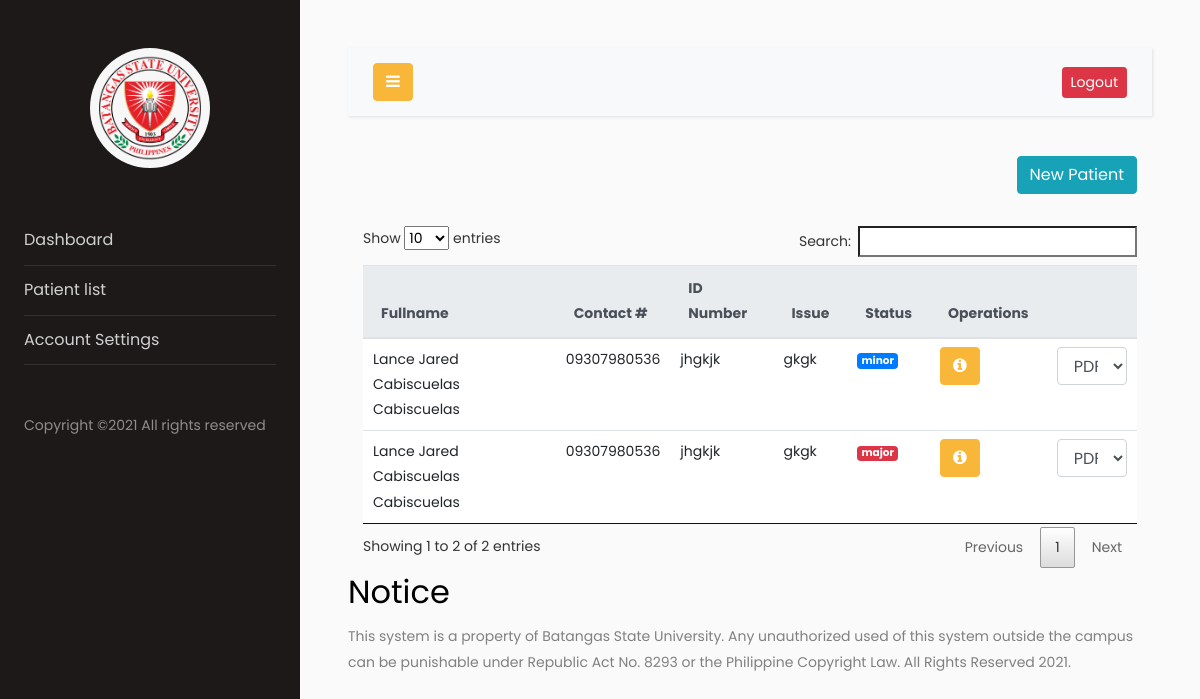
The page /pages/nurse/index.php?page=patient on the database as committed earlier.
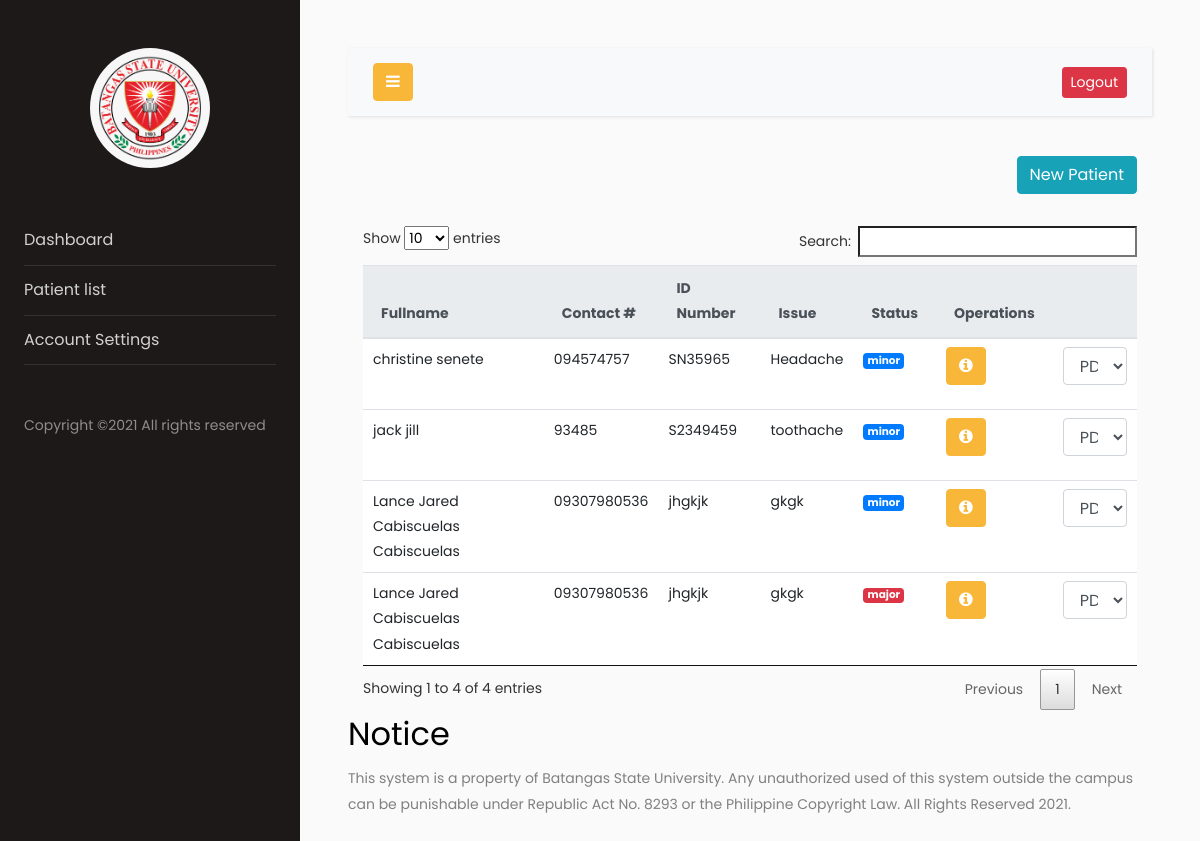
The same page on the database as committed later.
### tables this page shows
CREATE TABLE `patients` (
  `id` int(11) NOT NULL,
  `name` varchar(100) NOT NULL,
  `lastname` varchar(100) NOT NULL,
  `id_number` varchar(50) NOT NULL,
  `issue` varchar(100) NOT NULL,
  `contact_number` varchar(50) NOT NULL,
  `address` varchar(100) NOT NULL,
  `gender` varchar(20) NOT NULL,
  `note` varchar(200) NOT NULL,
  `age` varchar(20) NOT NULL,
  `guardian` varchar(100) NOT NULL,
  `medecine_take` varchar(100) NOT NULL,
  `parent_contact` varchar(50) NOT NULL,
  `issue_status` varchar(20) NOT NULL,
  `date_issue` varchar(50) NOT NULL,
  `time_issue` varchar(20) NOT NULL
);

### functions/mysqliConnection.php (called while the page is built, shortened)
<?php
class Database{
	public function __construct(){
		$this->conn = mysqli_connect("localhost", "root", "", "health_records");
	}
}
?>

### pages/nurse/pages/patient.php (the view, shortened to what this page needs)
<?php
$sql = $database->conn->query("SELECT * FROM patients");
?>
<div class="container">
    <div class="row" style="margin-bottom:2rem;">
    <div class="col col-md-12">
    <button type="button" class="btn btn-info float-right" onclick="openModalSaving()">
        New Patient
    </button>
    </div>
    </div>
<table class="table" id="patientTable" style="margin-top: 4rem;">
  <thead class="thead-light">
    <tr>
      <th scope="col">Fullname</th>
      <th scope="col">Contact #</th>
      <th scope="col">ID Number</th>
      <th scope="col">Issue</th>
      <th scope="col">Status</th>
      <th scope="col">Operations</th>
      <th scope="col"></th>
    </tr>
  </thead>
  <tbody>
  <?php while($row = $sql->fetch_array()): ?>
      <tr>
      <td><?php echo $row['name']." ".$row['lastname']; ?></td>
      <td><?php echo $row['contact_number']; ?></td>
      <td><?php echo $row['id_number']; ?></td>
      <td><?php echo $row['issue']; ?></td>
      <td><?php echo $row['issue_status'] == 'major' ? '<span class="badge badge-danger">'.$row['issue_status'].'</span>': '<span class="badge badge-primary">'.$row['issue_status'].'</span>'; ?></td>
      <td>
        <button class="btn btn-primary" onclick="patientDetails(<?php echo $row['id']; ?>)"><i class="fa fa-info-circle" aria-hidden="true"></i></button>
      </td>
      <td>
        <div class="form-group">
            <select class="form-control" onchange="requestPrint(<?php echo $row['id']; ?>, this.value)" id="printRequest">
            <option value="" disabled selected>PDF File</option>
            </select>
        </div>
      </td>
      </tr>
    <?php endwhile; ?>
  </tbody>
</table>
<div class="row">
    <h2 class="text-center">Notice</h2>
    <p>This system is a property of Batangas State University. Any unauthorized used of this system outside the
campus can be punishable under Republic Act No. 8293 or the Philippine Copyright Law.
All Rights Reserved 2021.</p>
</div>
</div>

### pages/nurse/index.php (shortened to what this page needs)
<?php
include "../../functions/mysqliConnection.php";
$database = new Database;
?>
<!doctype html>
<html lang="en">
  <head>
			<link rel="stylesheet" href="../../css/nurse.css">
      <link rel="stylesheet" href="../../dependency/datatables/datatables.min.css">
      <link rel="stylesheet" href="../../dependency/font-awesome/css/font-awesome.min.css">
    </head>
    <body>
      <div class="wrapper d-flex align-items-stretch">
        <nav id="sidebar">
          <div class="p-4 pt-5">
            <a href="#" class="img logo rounded-circle mb-5" style="background-image: url(../../images/bsu-logo-v2.png);" style="background-color: white;"></a>
            <ul class="list-unstyled components mb-5">
              <li>
	              <a href="index.php?page=dashboard">Dashboard </a>
              </li>
	          <li>
              <a href="index.php?page=patient">Patient list</a>
	          </li>
	          <li>
              <a href="index.php?page=accountSettings">Account Settings</a>
	          </li>
	        </ul>
	        <div class="footer">
            <p>
            Copyright &copy;<script>document.write(new Date().getFullYear());</script> All rights reserved
            </p>
	        </div>
	      </div>
    	</nav>
      <div id="content" class="p-4 p-md-5">
        <nav class="navbar navbar-expand-lg navbar-light bg-light">
          <div class="container-fluid">
            <button type="button" id="sidebarCollapse" class="btn btn-primary">
              <i class="fa fa-bars"></i>
            </button>
              <div class="collapse navbar-collapse" id="navbarSupportedContent">
                <ul class="nav navbar-nav ml-auto">
                  <li class="nav-item ">
                    <a href="../../functions/logout.php" class="btn btn-danger btn-sm">Logout</a>
                  </li>
                </ul>
            </div>
          </div>
        </nav>
<?php
if (isset($_GET['page'])) {
  $page = $_GET['page'];
  $display = "pages/".$page.'.php';
  include($display);
  }else{
    $page = 'dashboard';
    $display = "pages/".$page.'.php';
    include($display);
  }
?>
      </div>
		</div>
  </body>
</html>

### pages/nurse/pages/patient.php (style rules this page uses)
span { color: red; }

Rows that differ between the two databases and show on the page:
added patients: name "jack", lastname "jill", contact_number "93485", id_number "S2349459", issue "toothache", issue_status "minor"
added patients: name "christine", lastname "senete", contact_number "094574757", id_number "SN35965", issue "Headache", issue_status "minor"
Other text that changed with them:
text written by a page script: "Show entries Search: Showing 1 to 2 of 2 entries Previous 1 Next" → "Show entries Search: Showing 1 to 4 of 4 entries Previous 1 Next"
